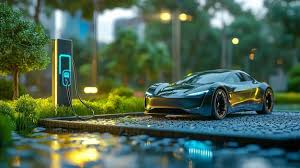
#> input picture practical/ml_practice/OpenCV/ev4.jpg, 300 x 168 px, found by its file name
$ python contour.py
#> lines starting #> are read from the running program, lines starting #| are printed output that depends on the picture; after the words box and inside, x2 and y2 are one past the last pixel; in counts of white or black regions, pixels touching at a corner belong together
# contour detection process
# original - gray - canny/threshold - contour

import numpy as np
import matplotlib.pyplot as plt
import cv2 as cv

img=cv.imread(r'.venv\practical\ml_practice\OpenCV\ev4.jpg') # original
#> img is the input picture: shape (168, 300, 3); mean B, G, R 80.8, 100.3, 74

gray=cv.cvtColor(img,cv.COLOR_BGR2GRAY) # gray scale image
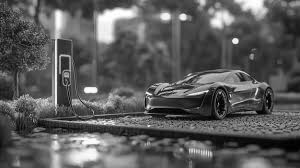
#> gray: shape (168, 300); min 0, max 255, mean 90.2

ret,thresh=cv.threshold(gray,200,255,cv.THRESH_BINARY_INV) # threshold image
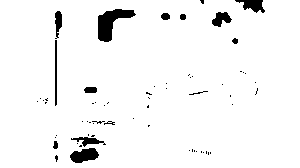
#> thresh: shape (168, 300); 95.8% white; 64 black regions (50 under 20 px)

contours,_=cv.findContours(thresh,cv.RETR_EXTERNAL,cv.CHAIN_APPROX_SIMPLE)
#> contours = 1 contour; box (x1, y1, x2, y2) and area: (0, 0, 300, 168) 49690

cv.drawContours(img,contours,-1,(0,255,0),3)
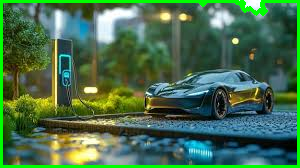
#> img: shape (168, 300, 3); 5.84% of pixels changed, all inside (x1, y1, x2, y2) = (0, 0, 300, 168)

print(len(contours))
#| 1

cv.imshow('img',img)
cv.imshow('gray',gray)
cv.imshow('threshold',thresh)


cv.waitKey(0)
cv.destroyAllWindows()
